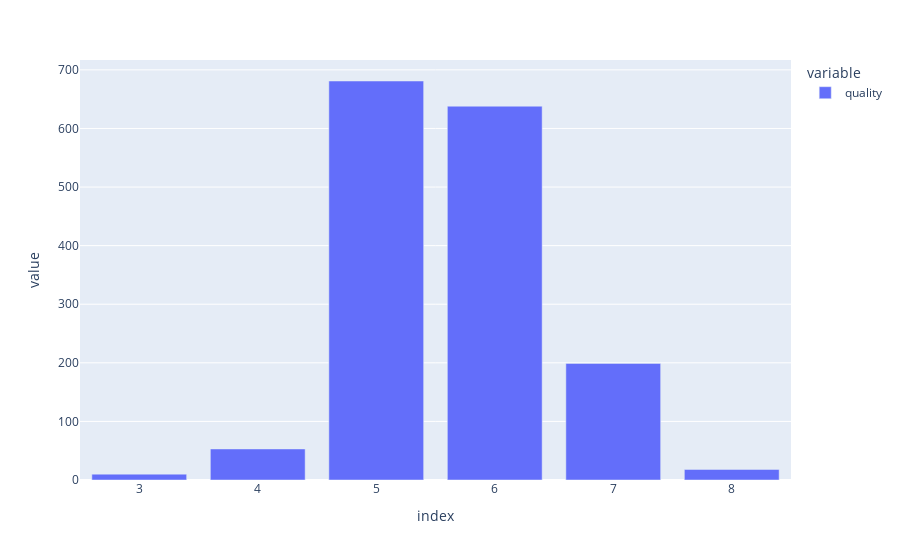

The code cell stored with this chart in its notebook:
### Markdown cell above
Bar graphs are great for showing how occurrences are per unique value of a feature

### Code cell
px.bar(df['quality'].value_counts())

### Figure 1 — Plotly figure (JSON) as saved in the notebook; plotly's stock layout.template omitted (floating-point values rounded to 4 significant figures)
{"data": [{"alignmentgroup": "True", "hovertemplate": "variable=quality<br>index=%{x}<br>value=%{y}<extra></extra>", "legendgroup": "quality", "marker": {"color": "#636efa", "pattern": {"shape": ""}}, "name": "quality", "offsetgroup": "quality", "orientation": "v", "showlegend": true, "textposition": "auto", "x": [5, 6, 7, 4, 8, 3], "xaxis": "x", "y": [681, 638, 199, 53, 18, 10], "yaxis": "y", "type": "bar"}], "layout": {"xaxis": {"anchor": "y", "domain": [0.0, 1.0], "title": {"text": "index"}}, "yaxis": {"anchor": "x", "domain": [0.0, 1.0], "title": {"text": "value"}}, "legend": {"title": {"text": "variable"}, "tracegroupgap": 0}, "margin": {"t": 60}, "barmode": "relative"}}
